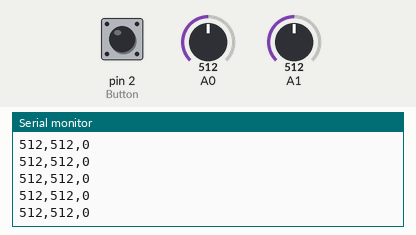
Simulated run of this sketch. Board: Arduino Uno, built with avr-gcc and run on an emulated ATmega328P. Shown: the last lines printed to the serial monitor. The inputs (shaded band) are chosen by the test bench; at power-on: A0 = 512, pin 2 (Button) HIGH, A1 = 512.

Above: at 1.2 s.
1.3 s: A0 set to 716
At 1.33 s:
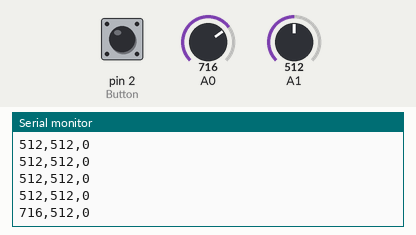
4.3 s: pin 2 (Button) pulled LOW for 3.2 s
At 5.8 s:
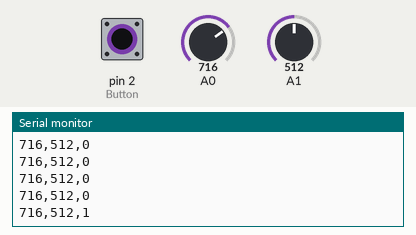
10.5 s: A1 set to 716
At 10.51 s:
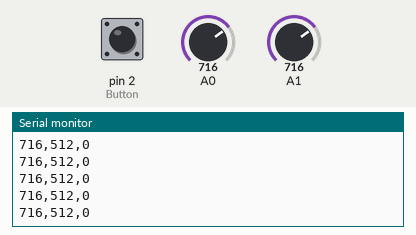
12.0 s: A0 set to 1023
At 12.03 s:
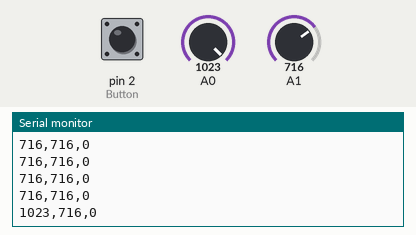
15.0 s: pin 2 (Button) pulled LOW for 3.2 s
At 16.3 s:
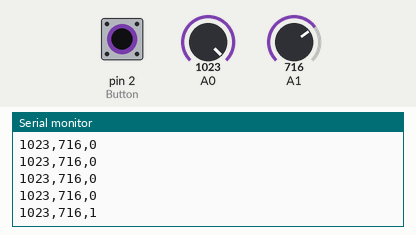
21.2 s: A1 set to 900
At 21.21 s:
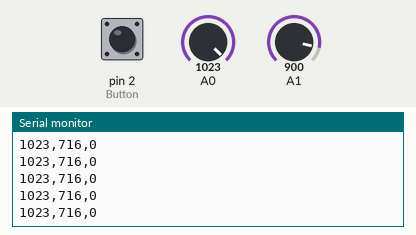
Timing chart, 0 to 23.7 s (numbered marks = the images above; inputs shaded):
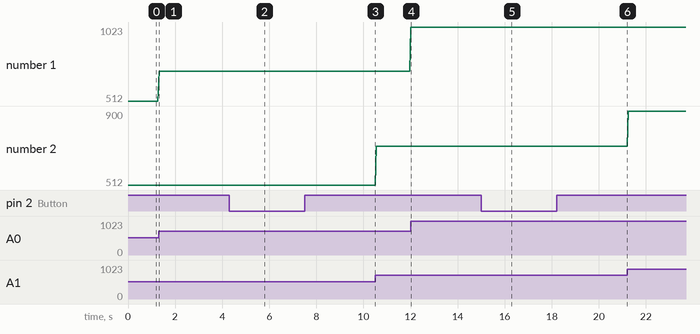

The sketch:

proto_joystick.ino
```cpp
int Button = 2;

void setup() {
  Serial.begin(9600);
  pinMode(Button, INPUT_PULLUP); // D1 comme entrée avec résistance pull-up
}

void loop() {
  // Lecture des valeurs analogiques du joystick (0-1023)
  int axeX = analogRead(A0);
  int axeY = analogRead(A1);

  // Lecture du bouton digital (0 ou 1)
  int bouton = !digitalRead(Button);

  // Envoi au format CSV: X,Y,Bouton
  Serial.print(axeX);
  Serial.print(",");
  Serial.print(axeY);
  Serial.print(",");
  Serial.println(bouton);

  while(!digitalRead(Button)){
    delay(10);
  }

  delay(50); // 20 lectures par seconde
}
```

Measured:
- after the input at 1.3 s, the serial monitor: prints a new line at once (image 1)
- after the input at 4.3 s, the serial monitor: prints a new line at once (image 2)
- after the input at 12.0 s, the serial monitor: prints a new line at once (image 4)
- after the input at 15.0 s, the serial monitor: prints a new line at once (image 5)
- plotted number 1: 512 → 716 after the input at 1.3 s, 716 → 1023 after the input at 12.0 s
- plotted number 2: 716 → 900 after the input at 21.2 s
